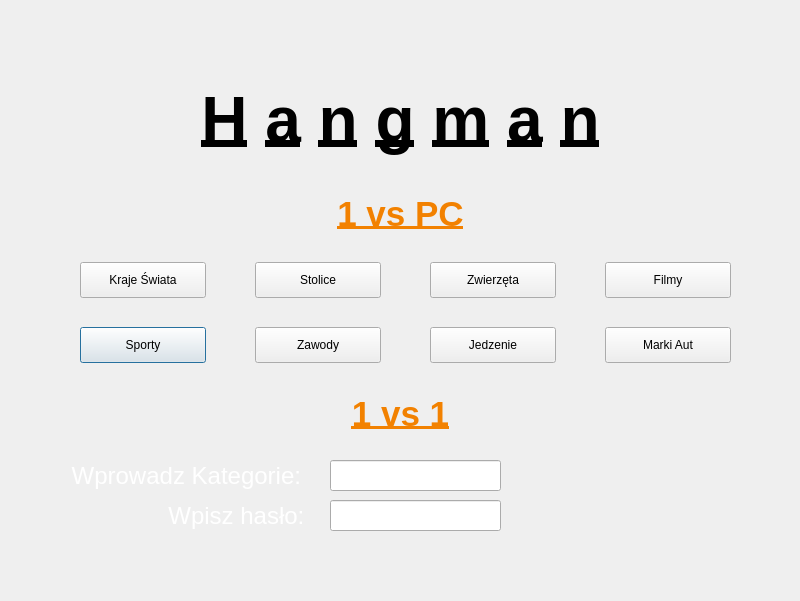
<?xml version="1.0" encoding="UTF-8"?>
<ui version="4.0">
 <class>Dialog</class>
 <widget class="QDialog" name="Dialog">
  <property name="geometry">
   <rect>
    <x>0</x>
    <y>0</y>
    <width>800</width>
    <height>601</height>
   </rect>
  </property>
  <property name="maximumSize">
   <size>
    <width>800</width>
    <height>601</height>
   </size>
  </property>
  <property name="windowTitle">
   <string>Dialog</string>
  </property>
  <widget class="QLabel" name="label_2">
   <property name="geometry">
    <rect>
     <x>140</x>
     <y>500</y>
     <width>171</width>
     <height>31</height>
    </rect>
   </property>
   <property name="font">
    <font>
     <pointsize>18</pointsize>
    </font>
   </property>
   <property name="autoFillBackground">
    <bool>false</bool>
   </property>
   <property name="styleSheet">
    <string notr="true">color: white;</string>
   </property>
   <property name="text">
    <string>Wpisz hasło: </string>
   </property>
   <property name="alignment">
    <set>Qt::AlignmentFlag::AlignRight|Qt::AlignmentFlag::AlignTrailing|Qt::AlignmentFlag::AlignVCenter</set>
   </property>
  </widget>
  <widget class="QTextBrowser" name="textBrowser_3">
   <property name="enabled">
    <bool>true</bool>
   </property>
   <property name="geometry">
    <rect>
     <x>0</x>
     <y>390</y>
     <width>801</width>
     <height>61</height>
    </rect>
   </property>
   <property name="contextMenuPolicy">
    <enum>Qt::ContextMenuPolicy::DefaultContextMenu</enum>
   </property>
   <property name="autoFillBackground">
    <bool>true</bool>
   </property>
   <property name="styleSheet">
    <string notr="true">QTextBrowser {
    background: transparent;
    border: none;
}
</string>
   </property>
   <property name="frameShape">
    <enum>QFrame::Shape::NoFrame</enum>
   </property>
   <property name="frameShadow">
    <enum>QFrame::Shadow::Plain</enum>
   </property>
   <property name="html">
    <string>&lt;!DOCTYPE HTML PUBLIC &quot;-//W3C//DTD HTML 4.0//EN&quot; &quot;http://www.w3.org/TR/REC-html40/strict.dtd&quot;&gt;
&lt;html&gt;&lt;head&gt;&lt;meta name=&quot;qrichtext&quot; content=&quot;1&quot; /&gt;&lt;meta charset=&quot;utf-8&quot; /&gt;&lt;style type=&quot;text/css&quot;&gt;
p, li { white-space: pre-wrap; }
hr { height: 1px; border-width: 0; }
li.unchecked::marker { content: &quot;\2610&quot;; }
li.checked::marker { content: &quot;\2612&quot;; }
&lt;/style&gt;&lt;/head&gt;&lt;body style=&quot; font-family:'Segoe UI'; font-size:9pt; font-weight:400; font-style:normal;&quot;&gt;
&lt;p align=&quot;center&quot; style=&quot; margin-top:12px; margin-bottom:12px; margin-left:0px; margin-right:0px; -qt-block-indent:0; text-indent:0px;&quot;&gt;&lt;span style=&quot; font-size:26pt; font-weight:700; text-decoration: underline; color:#f28100;&quot;&gt;1 vs 1&lt;/span&gt;&lt;/p&gt;&lt;/body&gt;&lt;/html&gt;</string>
   </property>
  </widget>
  <widget class="QLabel" name="label">
   <property name="geometry">
    <rect>
     <x>50</x>
     <y>460</y>
     <width>251</width>
     <height>31</height>
    </rect>
   </property>
   <property name="font">
    <font>
     <pointsize>18</pointsize>
    </font>
   </property>
   <property name="styleSheet">
    <string notr="true">color: white;</string>
   </property>
   <property name="text">
    <string>Wprowadz Kategorie:</string>
   </property>
   <property name="alignment">
    <set>Qt::AlignmentFlag::AlignRight|Qt::AlignmentFlag::AlignTrailing|Qt::AlignmentFlag::AlignVCenter</set>
   </property>
  </widget>
  <widget class="QLabel" name="labelTlo">
   <property name="geometry">
    <rect>
     <x>0</x>
     <y>0</y>
     <width>801</width>
     <height>601</height>
    </rect>
   </property>
   <property name="sizePolicy">
    <sizepolicy hsizetype="Preferred" vsizetype="Preferred">
     <horstretch>0</horstretch>
     <verstretch>0</verstretch>
    </sizepolicy>
   </property>
   <property name="layoutDirection">
    <enum>Qt::LayoutDirection::LeftToRight</enum>
   </property>
   <property name="text">
    <string/>
   </property>
   <property name="pixmap">
    <pixmap resource="resources.qrc">:/images/images/tlo.jpg</pixmap>
   </property>
   <property name="scaledContents">
    <bool>true</bool>
   </property>
   <property name="alignment">
    <set>Qt::AlignmentFlag::AlignCenter</set>
   </property>
  </widget>
  <widget class="QLineEdit" name="lineEditHaslo">
   <property name="geometry">
    <rect>
     <x>330</x>
     <y>500</y>
     <width>171</width>
     <height>31</height>
    </rect>
   </property>
  </widget>
  <widget class="QTextBrowser" name="textBrowser_2">
   <property name="enabled">
    <bool>true</bool>
   </property>
   <property name="geometry">
    <rect>
     <x>0</x>
     <y>190</y>
     <width>801</width>
     <height>61</height>
    </rect>
   </property>
   <property name="contextMenuPolicy">
    <enum>Qt::ContextMenuPolicy::DefaultContextMenu</enum>
   </property>
   <property name="autoFillBackground">
    <bool>true</bool>
   </property>
   <property name="styleSheet">
    <string notr="true">QTextBrowser {
    background: transparent;
    border: none;
}
</string>
   </property>
   <property name="frameShape">
    <enum>QFrame::Shape::NoFrame</enum>
   </property>
   <property name="frameShadow">
    <enum>QFrame::Shadow::Plain</enum>
   </property>
   <property name="html">
    <string>&lt;!DOCTYPE HTML PUBLIC &quot;-//W3C//DTD HTML 4.0//EN&quot; &quot;http://www.w3.org/TR/REC-html40/strict.dtd&quot;&gt;
&lt;html&gt;&lt;head&gt;&lt;meta name=&quot;qrichtext&quot; content=&quot;1&quot; /&gt;&lt;meta charset=&quot;utf-8&quot; /&gt;&lt;style type=&quot;text/css&quot;&gt;
p, li { white-space: pre-wrap; }
hr { height: 1px; border-width: 0; }
li.unchecked::marker { content: &quot;\2610&quot;; }
li.checked::marker { content: &quot;\2612&quot;; }
&lt;/style&gt;&lt;/head&gt;&lt;body style=&quot; font-family:'Segoe UI'; font-size:9pt; font-weight:400; font-style:normal;&quot;&gt;
&lt;p align=&quot;center&quot; style=&quot; margin-top:12px; margin-bottom:12px; margin-left:0px; margin-right:0px; -qt-block-indent:0; text-indent:0px;&quot;&gt;&lt;span style=&quot; font-size:26pt; font-weight:700; text-decoration: underline; color:#f28100;&quot;&gt;1 vs PC&lt;/span&gt;&lt;/p&gt;&lt;/body&gt;&lt;/html&gt;</string>
   </property>
  </widget>
  <widget class="QWidget" name="verticalLayoutWidget">
   <property name="geometry">
    <rect>
     <x>80</x>
     <y>260</y>
     <width>651</width>
     <height>105</height>
    </rect>
   </property>
   <layout class="QVBoxLayout" name="verticalLayoutKategorie">
    <item>
     <layout class="QGridLayout" name="gridKategorie">
      <property name="leftMargin">
       <number>0</number>
      </property>
      <property name="horizontalSpacing">
       <number>49</number>
      </property>
      <property name="verticalSpacing">
       <number>29</number>
      </property>
      <item row="1" column="0">
       <widget class="QPushButton" name="pushButton_5">
        <property name="sizePolicy">
         <sizepolicy hsizetype="Expanding" vsizetype="Fixed">
          <horstretch>0</horstretch>
          <verstretch>0</verstretch>
         </sizepolicy>
        </property>
        <property name="minimumSize">
         <size>
          <width>0</width>
          <height>36</height>
         </size>
        </property>
        <property name="text">
         <string>Sporty</string>
        </property>
       </widget>
      </item>
      <item row="0" column="0">
       <widget class="QPushButton" name="pushButton">
        <property name="sizePolicy">
         <sizepolicy hsizetype="Expanding" vsizetype="Fixed">
          <horstretch>0</horstretch>
          <verstretch>0</verstretch>
         </sizepolicy>
        </property>
        <property name="minimumSize">
         <size>
          <width>0</width>
          <height>36</height>
         </size>
        </property>
        <property name="text">
         <string>Kraje Świata</string>
        </property>
       </widget>
      </item>
      <item row="0" column="3">
       <widget class="QPushButton" name="pushButton_4">
        <property name="sizePolicy">
         <sizepolicy hsizetype="Expanding" vsizetype="Fixed">
          <horstretch>0</horstretch>
          <verstretch>0</verstretch>
         </sizepolicy>
        </property>
        <property name="minimumSize">
         <size>
          <width>0</width>
          <height>36</height>
         </size>
        </property>
        <property name="text">
         <string>Filmy</string>
        </property>
       </widget>
      </item>
      <item row="0" column="1">
       <widget class="QPushButton" name="pushButton_2">
        <property name="sizePolicy">
         <sizepolicy hsizetype="Expanding" vsizetype="Fixed">
          <horstretch>0</horstretch>
          <verstretch>0</verstretch>
         </sizepolicy>
        </property>
        <property name="minimumSize">
         <size>
          <width>0</width>
          <height>36</height>
         </size>
        </property>
        <property name="text">
         <string>Stolice</string>
        </property>
       </widget>
      </item>
      <item row="1" column="3">
       <widget class="QPushButton" name="pushButton_8">
        <property name="sizePolicy">
         <sizepolicy hsizetype="Expanding" vsizetype="Fixed">
          <horstretch>0</horstretch>
          <verstretch>0</verstretch>
         </sizepolicy>
        </property>
        <property name="minimumSize">
         <size>
          <width>0</width>
          <height>36</height>
         </size>
        </property>
        <property name="text">
         <string>Marki Aut</string>
        </property>
       </widget>
      </item>
      <item row="0" column="2">
       <widget class="QPushButton" name="pushButton_3">
        <property name="sizePolicy">
         <sizepolicy hsizetype="Expanding" vsizetype="Fixed">
          <horstretch>0</horstretch>
          <verstretch>0</verstretch>
         </sizepolicy>
        </property>
        <property name="minimumSize">
         <size>
          <width>0</width>
          <height>36</height>
         </size>
        </property>
        <property name="text">
         <string>Zwierzęta</string>
        </property>
       </widget>
      </item>
      <item row="1" column="1">
       <widget class="QPushButton" name="pushButton_6">
        <property name="sizePolicy">
         <sizepolicy hsizetype="Expanding" vsizetype="Fixed">
          <horstretch>0</horstretch>
          <verstretch>0</verstretch>
         </sizepolicy>
        </property>
        <property name="minimumSize">
         <size>
          <width>0</width>
          <height>36</height>
         </size>
        </property>
        <property name="text">
         <string>Zawody</string>
        </property>
       </widget>
      </item>
      <item row="1" column="2">
       <widget class="QPushButton" name="pushButton_7">
        <property name="sizePolicy">
         <sizepolicy hsizetype="Expanding" vsizetype="Fixed">
          <horstretch>0</horstretch>
          <verstretch>0</verstretch>
         </sizepolicy>
        </property>
        <property name="minimumSize">
         <size>
          <width>0</width>
          <height>36</height>
         </size>
        </property>
        <property name="text">
         <string>Jedzenie</string>
        </property>
       </widget>
      </item>
     </layout>
    </item>
   </layout>
  </widget>
  <widget class="QTextBrowser" name="textBrowser">
   <property name="enabled">
    <bool>true</bool>
   </property>
   <property name="geometry">
    <rect>
     <x>0</x>
     <y>80</y>
     <width>801</width>
     <height>101</height>
    </rect>
   </property>
   <property name="contextMenuPolicy">
    <enum>Qt::ContextMenuPolicy::DefaultContextMenu</enum>
   </property>
   <property name="autoFillBackground">
    <bool>true</bool>
   </property>
   <property name="styleSheet">
    <string notr="true">QTextBrowser {
    background: transparent;
    border: none;
}
</string>
   </property>
   <property name="frameShape">
    <enum>QFrame::Shape::NoFrame</enum>
   </property>
   <property name="frameShadow">
    <enum>QFrame::Shadow::Plain</enum>
   </property>
   <property name="html">
    <string>&lt;!DOCTYPE HTML PUBLIC &quot;-//W3C//DTD HTML 4.0//EN&quot; &quot;http://www.w3.org/TR/REC-html40/strict.dtd&quot;&gt;
&lt;html&gt;&lt;head&gt;&lt;meta name=&quot;qrichtext&quot; content=&quot;1&quot; /&gt;&lt;meta charset=&quot;utf-8&quot; /&gt;&lt;style type=&quot;text/css&quot;&gt;
p, li { white-space: pre-wrap; }
hr { height: 1px; border-width: 0; }
li.unchecked::marker { content: &quot;\2610&quot;; }
li.checked::marker { content: &quot;\2612&quot;; }
&lt;/style&gt;&lt;/head&gt;&lt;body style=&quot; font-family:'Segoe UI'; font-size:9pt; font-weight:400; font-style:normal;&quot;&gt;
&lt;p align=&quot;center&quot; style=&quot; margin-top:0px; margin-bottom:0px; margin-left:0px; margin-right:0px; -qt-block-indent:0; text-indent:0px;&quot;&gt;&lt;span style=&quot; font-size:48pt; font-weight:700; text-decoration: underline;&quot;&gt;H&lt;/span&gt;&lt;span style=&quot; font-size:48pt; font-weight:700;&quot;&gt; &lt;/span&gt;&lt;span style=&quot; font-size:48pt; font-weight:700; text-decoration: underline;&quot;&gt;a&lt;/span&gt;&lt;span style=&quot; font-size:48pt; font-weight:700;&quot;&gt; &lt;/span&gt;&lt;span style=&quot; font-size:48pt; font-weight:700; text-decoration: underline;&quot;&gt;n&lt;/span&gt;&lt;span style=&quot; font-size:48pt; font-weight:700;&quot;&gt; &lt;/span&gt;&lt;span style=&quot; font-size:48pt; font-weight:700; text-decoration: underline;&quot;&gt;g&lt;/span&gt;&lt;span style=&quot; font-size:48pt; font-weight:700;&quot;&gt; &lt;/span&gt;&lt;span style=&quot; font-size:48pt; font-weight:700; text-decoration: underline;&quot;&gt;m&lt;/span&gt;&lt;span style=&quot; font-size:48pt; font-weight:700;&quot;&gt; &lt;/span&gt;&lt;span style=&quot; font-size:48pt; font-weight:700; text-decoration: underline;&quot;&gt;a&lt;/span&gt;&lt;span style=&quot; font-size:48pt; font-weight:700;&quot;&gt; &lt;/span&gt;&lt;span style=&quot; font-size:48pt; font-weight:700; text-decoration: underline;&quot;&gt;n&lt;/span&gt;&lt;/p&gt;&lt;/body&gt;&lt;/html&gt;</string>
   </property>
  </widget>
  <widget class="QLineEdit" name="lineEditKategoria">
   <property name="geometry">
    <rect>
     <x>330</x>
     <y>460</y>
     <width>171</width>
     <height>31</height>
    </rect>
   </property>
  </widget>
  <zorder>labelTlo</zorder>
  <zorder>lineEditHaslo</zorder>
  <zorder>textBrowser_2</zorder>
  <zorder>verticalLayoutWidget</zorder>
  <zorder>textBrowser</zorder>
  <zorder>lineEditKategoria</zorder>
  <zorder>textBrowser_3</zorder>
  <zorder>label</zorder>
  <zorder>label_2</zorder>
 </widget>
 <resources>
  <include location="resources.qrc"/>
 </resources>
 <connections/>
</ui>
